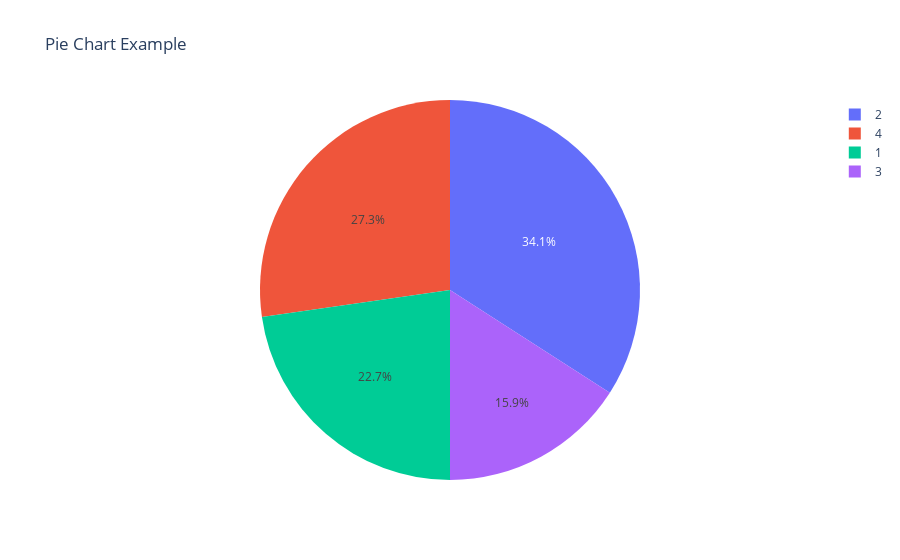

Source (notebook cell):
### Code cell
# Pie Chart

fig = px.pie(df, values='y', names='x', title="Pie Chart Example")
fig.show()

### Figure 1 — Plotly figure (JSON) as saved in the notebook; plotly's stock layout.template omitted (floating-point values rounded to 4 significant figures)
{"data": [{"domain": {"x": [0, 1], "y": [0, 1]}, "hovertemplate": "x=%{label}<br>y=%{value}<extra></extra>", "labels": [1, 2, 3, 4], "legendgroup": "", "name": "", "showlegend": true, "type": "pie", "values": [10, 15, 7, 12]}], "layout": {"legend": {"tracegroupgap": 0}, "title": {"text": "Pie Chart Example"}}}
